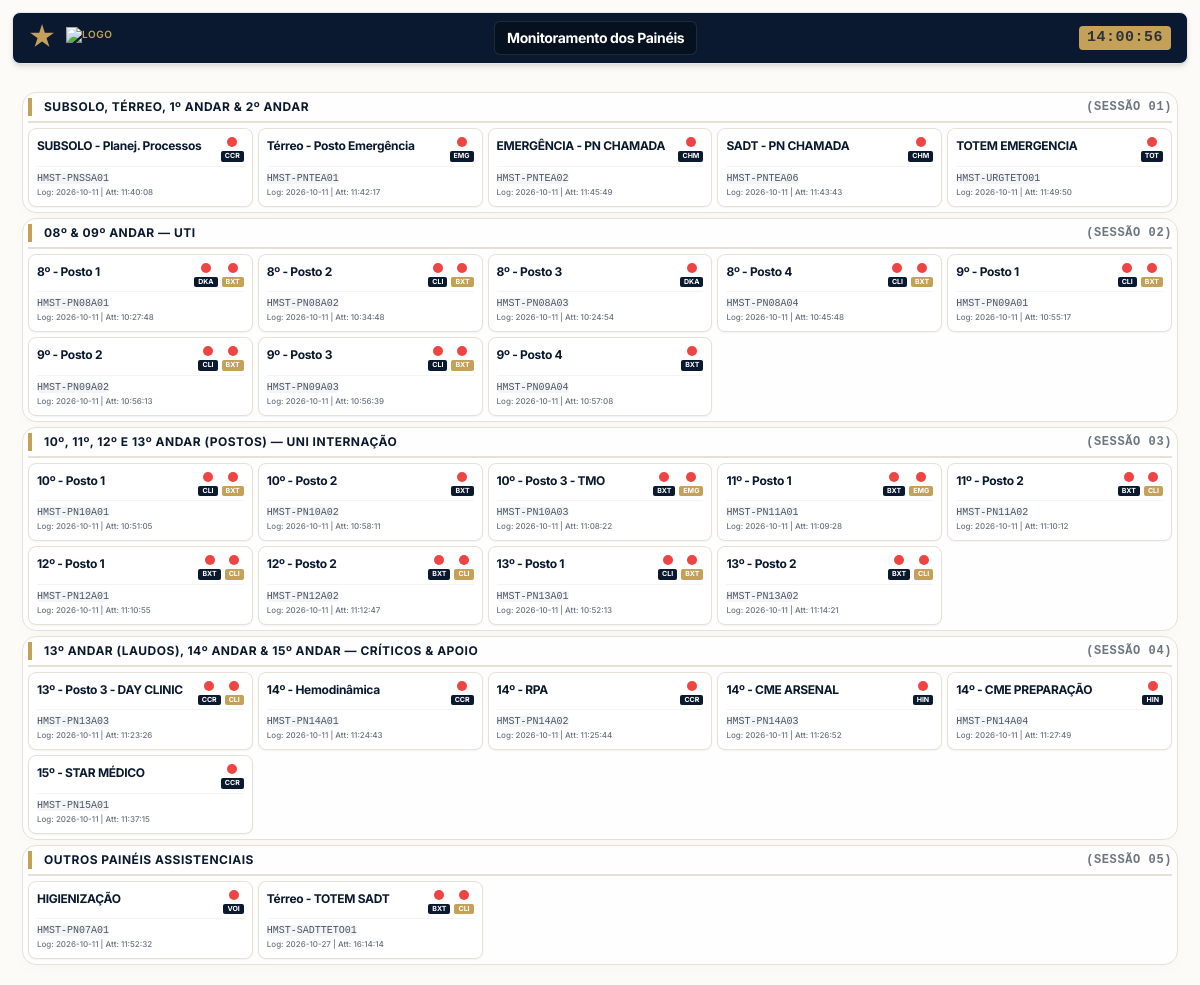
/dashboard/, run on the app's committed database.
### api/models.py (models this page shows, shortened)
class PainelStatus(models.Model):
    hostname = models.CharField(db_index=True, max_length=150)
    monitor_1 = models.ForeignKey(
        Paineis,
        on_delete=models.SET_NULL,
        blank=True,
        null=True,
        related_name='status_monitor_1'
    )
    st_monitor_1 = models.CharField(max_length=5, null=True, blank=True)
    monitor_2 = models.ForeignKey(
        Paineis,
        on_delete=models.SET_NULL,
        blank=True,
        null=True,
        related_name='status_monitor_2'
    )
    st_monitor_2 = models.CharField(max_length=5, null=True, blank=True)
    data_login = models.CharField(max_length=50, null=True, blank=True)
    pavimento = models.TextField(null=True, blank=True)
    paineis = models.TextField(max_length=10, null=True, blank=True)
    secao = models.TextField(null=True, blank=True)
    descricao = models.TextField(null=True, blank=True)
    ultima_atualizacao = models.DateTimeField(auto_now=True, db_column='updated_at')
    atualizado_em = models.DateTimeField(auto_now=True)
    class Meta:
        verbose_name = "Status do Painel"
        verbose_name_plural = "Status dos Painéis"

### api/views.py (the view)
# urls.py: path('dashboard/', dashboard_view, name='dashboard'),
def dashboard_view(request):
    paineis = obter_paineis_com_status_real()
    return render(request, 'dashboard.html', {'paineis': paineis})

### api/views.py (called while the page is built)
def obter_paineis_com_status_real():
    paineis_status = PainelStatus.objects.select_related('monitor_1', 'monitor_2').order_by('hostname', 'pavimento', 'secao')
    tempo_limite = timezone.now() - timedelta(minutes=3)
    for painel in paineis_status:
        ultimo_sinal = painel.atualizado_em
        if ultimo_sinal and ultimo_sinal < tempo_limite:
            painel.st_monitor_1_atual = "Erro"
            painel.st_monitor_2_atual = "Erro"
        else:
            painel.st_monitor_1_atual = painel.st_monitor_1
            if painel.monitor_2:
                painel.st_monitor_2_atual = painel.st_monitor_2 or "Erro"
            else:
                painel.st_monitor_2_atual = ""
    return paineis_status

### api/templates/dashboard.html (shortened to what this page needs)
{% load static %}
<!DOCTYPE html>
<html lang="pt-br">
<head>
  <script src="https://cdn.tailwindcss.com"></script>
  <link rel="stylesheet" href="{% static 'css/paineis_star.css' %}">
</head>
<body class="h-screen w-screen p-3 flex flex-col justify-between select-none">
    <header class="h-[7vh] flex justify-between items-center bg-[var(--star-navy)] px-4 py-2 rounded-lg shadow-md border border-[var(--star-gold)]/20 mb-2">
        <div class="flex items-center gap-3">
            <span class="text-[var(--star-gold)] text-2xl font-bold animate-pulse">★</span>
            <div class="flex flex-col">
                <span class="text-[var(--star-gold)] text-[10px] font-semibold uppercase tracking-wider mt-0.5">
                    <img src="https://wp.rededorsaoluiz.com.br/wp-content/uploads/sites/95/2025/01/10886-Logo-Memorial-Star-BRANCO.svg" style="height: 25px; width: auto;" alt="Logo">
                </span>
            </div>
        </div>
        <div class="flex items-center gap-2 bg-black/30 px-3 py-1.5 rounded-md border border-white/10">
            <h1 class="text-white font-bold text-sm tracking-tight">Monitoramento dos Painéis </h1>
        </div>
        <div class="flex items-center gap-4 text-xs">
            <div class="bg-[var(--star-gold)] text-[var(--star-navy)] font-bold px-2 py-1 rounded text-[10px] uppercase tracking-wider">
                <div id="current-time" class="font-mono text-[15px] opacity-80">00:00:00</div>
            </div>
        </div>
    </header>
        <div class="panel-grid" id="main-grid">
            {% include "partials/linhas_tabela.html" %}
        </div>
</body>
</html>

### api/templates/partials/linhas_tabela.html
<main class="dashboard-container">
  {% include "./first_section.html" %}
  {% include "./second_section.html" %}
  {% include "./third_section.html" %}
  {% include "./fourth_section.html" %}
  {% include "./fifth_section.html" %}
</main>

### api/templates/partials/first_section.html (shortened to what this page needs)
{% extends "partials/base_sections.html" %}
{% block titulo %}
    Subsolo, Térreo, 1º Andar & 2º Andar
{% endblock %}
{% block subtitulo %}
    (Sessão 01)
{% endblock %}
{% block cards %}
        {% with tem_painel_secao=False %}
        {% for painel in paineis %}
            {% if painel.secao == '01' %}
                {% with tem_painel_secao=True %}
                    {% include "partials/conteudo_base.html" %}
                {% endwith %}
            {% endif %}
        {% empty %}
            <div style="grid-column: span 2; text-align: center; padding: 16px; background: white; border-radius: 4px; border: 1px dashed #d1d5db; color: #9ca3af; font-size: 12px;">
                Nenhum painel cadastrado no sistema.
            </div>
        {% endfor %}
    {% endwith %}
{% endblock %}

### api/templates/partials/base_sections.html
{% load static %}
<section class="floor-container">
	<div class="floor-header">
        <h2 class="floor-title">{% block titulo %}{% endblock %}</h2>
        <span class="text-xs font-bold text-[#0a192f]/60 uppercase tracking-wider font-mono">{% block subtitulo %}{% endblock %}</span>
    </div>
	<div class="panels-grid">
        {% block cards %}
        {% endblock %}
	</div>
</section>

### api/templates/partials/conteudo_base.html
<div class="{% if painel.monitor_1.prefixo and painel.monitor_2.prefixo in painel.paineis %} panel-card shadow-sm {% else %} panel-card shadow-sm card-offline-pulse {% endif %}">
    <div class="flex justify-between items-start gap-1">
        <span class="font-bold text-[12px] text-[#0a192f] tracking-tight gap-1">{{ painel.descricao }}</span>
        <div>
            <div class="flex justify-between items-center gap-1">
            {% if painel.paineis|slice:":3" %}
                <div class="flex flex-col items-center gap-1">
                    <span class="status-dot {% if painel.monitor_1.prefixo in painel.paineis %} status-online {% else %} status-offline {% endif %}"></span>
                    <span class="bg-[var(--star-navy)] px-1 rounded-[2px] text-[7px] font-bold text-white">{{ painel.paineis|slice:":3" }}</span>
                </div>
            {% endif %}
            {% if painel.paineis|slice:"4:" %}
                <div class="flex flex-col items-center gap-1">
                    <span class="status-dot {% if painel.monitor_2.prefixo in painel.paineis %} status-online {% else %} status-offline {% endif %}"></span>
                    <span class="bg-[var(--star-gold)] px-1 rounded-[2px] text-[7px] font-bold text-white">{{ painel.paineis|slice:"4:" }}</span>
                </div>
            {% endif %}
            </div>
        </div>
    </div>
    <div class="mt-1 pt-1 border-t border-gray-100 text-[8px] text-gray-500 font-medium">
        <span class="text-[10px] bg-gray-100 px-0 py-0.2 rounded text-gray-600 font-mono"> {{ painel.hostname|escape }}</span>
        <div>Log: {{ painel.data_login|slice:":10"|default:"--" }} | Att: {{ painel.ultima_atualizacao|date:"H:i:s" }}</div>
    </div>
</div>

### api/templates/partials/second_section.html (shortened to what this page needs)
{% extends "partials/base_sections.html" %}
{% block titulo %}
    08º & 09º Andar — UTI
{% endblock %}
{% block subtitulo %}
    (Sessão 02)
{% endblock %}
{% block cards %}
    {% with tem_painel_secao=False %}
        {% for painel in paineis %}
            {% if painel.secao == '02' %}
                {% with tem_painel_secao=True %}
                    {% include "partials/conteudo_base.html" %}
                {% endwith %}
            {% endif %}
        {% empty %}
            <div style="grid-column: span 2; text-align: center; padding: 16px; background: white; border-radius: 4px; border: 1px dashed #d1d5db; color: #9ca3af; font-size: 12px;">
                Nenhum painel cadastrado no sistema.
            </div>
        {% endfor %}
    {% endwith %}
{% endblock %}

### api/templates/partials/third_section.html (shortened to what this page needs)
{% extends "partials/base_sections.html" %}
{% block titulo %}
    10º, 11º, 12º E 13º Andar (Postos) — UNI Internação
{% endblock %}
{% block subtitulo %}
    (Sessão 03)
{% endblock %}
{% block cards %}
    {% with tem_painel_secao=False %}
        {% for painel in paineis %}
            {% if painel.secao == '03' %}
                {% with tem_painel_secao=True %}
                    {% include "partials/conteudo_base.html" %}
                {% endwith %}
            {% endif %}
        {% empty %}
            <div style="grid-column: span 2; text-align: center; padding: 16px; background: white; border-radius: 4px; border: 1px dashed #d1d5db; color: #9ca3af; font-size: 12px;">
                Nenhum painel cadastrado no sistema.
            </div>
        {% endfor %}
    {% endwith %}
{% endblock %}

### api/templates/partials/fourth_section.html (shortened to what this page needs)
{% extends "partials/base_sections.html" %}
{% block titulo %}
    13º Andar (Laudos), 14º Andar   &   15º Andar — Críticos & Apoio
{% endblock %}
{% block subtitulo %}
    (Sessão 04)
{% endblock %}
{% block cards %}
    {% with tem_painel_secao=False %}
        {% for painel in paineis %}
            {% if painel.secao == '04' %}
                {% with tem_painel_secao=True %}
                    {% include "partials/conteudo_base.html" %}
                {% endwith %}
            {% endif %}
        {% empty %}
            <div style="grid-column: span 2; text-align: center; padding: 16px; background: white; border-radius: 4px; border: 1px dashed #d1d5db; color: #9ca3af; font-size: 12px;">
                Nenhum painel cadastrado no sistema.
            </div>
        {% endfor %}
    {% endwith %}
{% endblock %}

### api/templates/partials/fifth_section.html (shortened to what this page needs)
{% extends "partials/base_sections.html" %}
{% block titulo %}
    Outros Painéis Assistenciais
{% endblock %}
{% block subtitulo %}
    (Sessão 05)
{% endblock %}
{% block cards %}
    {% with tem_painel_secao=False %}
        {% for painel in paineis %}
            {% if painel.secao == '05' %}
                {% with tem_painel_secao=True %}
                    {% include "partials/conteudo_base.html" %}
                {% endwith %}
            {% endif %}
        {% empty %}
            <div style="grid-column: span 2; text-align: center; padding: 16px; background: white; border-radius: 4px; border: 1px dashed #d1d5db; color: #9ca3af; font-size: 12px;">
                Nenhum painel cadastrado no sistema.
            </div>
        {% endfor %}
    {% endwith %}
{% endblock %}

### static/css/paineis_star.css (style rules this page uses)
:root { --star-navy: #0a192f; --star-gold: #c5a059; --star-brown: #4b3832; --star-bg: #fdfbf7; --star-danger: #ef4444; --star-success: #10b981; }
body { font-family: 'Inter', sans-serif; background-color: var(--star-bg); color: var(--star-brown); margin: 0; padding-top: 70px; min-height: 100vh; box-sizing: border-box; }
.dashboard-container { padding: 20px 10px; display: flex; flex-direction: column; gap: 5px; }
.floor-container { background: rgba(255, 255, 255, 0.85); border: 1px solid #e7e0d5; border-radius: 14px; padding: 5px; box-shadow: 0 4px 15px rgba(0,0,0,0.02); }
.floor-header { display: flex; justify-content: space-between; align-items: center; border-bottom: 2px solid #e7e0d5; padding-bottom: 5px; margin-bottom: 5px; }
.floor-title { font-size: 0.75rem; font-weight: 700; color: var(--star-navy); border-left: 4px solid var(--star-gold); padding-left: 12px; text-transform: uppercase; letter-spacing: 0.5px; }
.panels-grid { display: grid; grid-template-columns: repeat(auto-fill, minmax(210px, 1fr)); gap: 5px; }
.panel-card { background: #ffffff; border: 1px solid #e7e0d5; border-radius: 8px; padding: 8px; display: flex; flex-direction: column; justify-content: space-between; min-height: 5px; transition: all 0.3s ease; }
.status-dot { width: 10px; height: 10px; border-radius: 50%; display: inline-block; position: relative; }
.status-offline { background-color: var(--star-danger); }
.status-offline::after { content: ''; position: absolute; top: 0; left: 0; width: 100%; height: 100%; border-radius: 50%; box-shadow: 0 0 0 0 rgba(239, 68, 68, 0.8); animation: dotPulse 1.6s infinite ease-in-out; }
.card-offline-pulse { animation: cardPulse 1.6s infinite ease-in-out; }

### data on the page
PainelStatus: descricao "SUBSOLO - Planej. Processos", paineis "CCR", hostname "HMST-PNSSA01", data_login "2026-10-11", ultima_atualizacao "11:40:08"
PainelStatus: descricao "Térreo - Posto Emergência", paineis "EMG", hostname "HMST-PNTEA01", data_login "2026-10-11", ultima_atualizacao "11:42:17"
PainelStatus: descricao "EMERGÊNCIA - PN CHAMADA", paineis "CHM", hostname "HMST-PNTEA02", data_login "2026-10-11", ultima_atualizacao "11:45:49"
PainelStatus: descricao "SADT - PN CHAMADA", paineis "CHM", hostname "HMST-PNTEA06", data_login "2026-10-11", ultima_atualizacao "11:43:43"
PainelStatus: descricao "TOTEM EMERGENCIA", paineis "TOT", hostname "HMST-URGTETO01", data_login "2026-10-11", ultima_atualizacao "11:49:50"
PainelStatus: descricao "8º - Posto 1", paineis "DKA", paineis "BXT", hostname "HMST-PN08A01", data_login "2026-10-11", ultima_atualizacao "10:27:48"
PainelStatus: descricao "8º - Posto 2", paineis "CLI", paineis "BXT", hostname "HMST-PN08A02", data_login "2026-10-11", ultima_atualizacao "10:34:48"
PainelStatus: descricao "8º - Posto 3", paineis "DKA", hostname "HMST-PN08A03", data_login "2026-10-11", ultima_atualizacao "10:24:54"
PainelStatus: descricao "8º - Posto 4", paineis "CLI", paineis "BXT", hostname "HMST-PN08A04", data_login "2026-10-11", ultima_atualizacao "10:45:48"
PainelStatus: descricao "9º - Posto 1", paineis "CLI", paineis "BXT", hostname "HMST-PN09A01", data_login "2026-10-11", ultima_atualizacao "10:55:17"
PainelStatus: descricao "9º - Posto 2", paineis "CLI", paineis "BXT", hostname "HMST-PN09A02", data_login "2026-10-11", ultima_atualizacao "10:56:13"
PainelStatus: descricao "9º - Posto 3", paineis "CLI", paineis "BXT", hostname "HMST-PN09A03", data_login "2026-10-11", ultima_atualizacao "10:56:39"
PainelStatus: descricao "9º - Posto 4", paineis "BXT", hostname "HMST-PN09A04", data_login "2026-10-11", ultima_atualizacao "10:57:08"
PainelStatus: descricao "10º - Posto 1", paineis "CLI", paineis "BXT", hostname "HMST-PN10A01", data_login "2026-10-11", ultima_atualizacao "10:51:05"
PainelStatus: descricao "10º - Posto 2", paineis "BXT", hostname "HMST-PN10A02", data_login "2026-10-11", ultima_atualizacao "10:58:11"
PainelStatus: descricao "10º - Posto 3 - TMO", paineis "BXT", paineis "EMG", hostname "HMST-PN10A03", data_login "2026-10-11", ultima_atualizacao "11:08:22"
PainelStatus: descricao "11º - Posto 1", paineis "BXT", paineis "EMG", hostname "HMST-PN11A01", data_login "2026-10-11", ultima_atualizacao "11:09:28"
PainelStatus: descricao "11º - Posto 2", paineis "BXT", paineis "CLI", hostname "HMST-PN11A02", data_login "2026-10-11", ultima_atualizacao "11:10:12"
PainelStatus: descricao "12º - Posto 1", paineis "BXT", paineis "CLI", hostname "HMST-PN12A01", data_login "2026-10-11", ultima_atualizacao "11:10:55"
PainelStatus: descricao "12º - Posto 2", paineis "BXT", paineis "CLI", hostname "HMST-PN12A02", data_login "2026-10-11", ultima_atualizacao "11:12:47"
PainelStatus: descricao "13º - Posto 1", paineis "CLI", paineis "BXT", hostname "HMST-PN13A01", data_login "2026-10-11", ultima_atualizacao "10:52:13"
PainelStatus: descricao "13º - Posto 2", paineis "BXT", paineis "CLI", hostname "HMST-PN13A02", data_login "2026-10-11", ultima_atualizacao "11:14:21"
PainelStatus: descricao "13º - Posto 3 - DAY CLINIC", paineis "CCR", paineis "CLI", hostname "HMST-PN13A03", data_login "2026-10-11", ultima_atualizacao "11:23:26"
PainelStatus: descricao "14º - Hemodinâmica", paineis "CCR", hostname "HMST-PN14A01", data_login "2026-10-11", ultima_atualizacao "11:24:43"
PainelStatus: descricao "14º - RPA", paineis "CCR", hostname "HMST-PN14A02", data_login "2026-10-11", ultima_atualizacao "11:25:44"
PainelStatus: descricao "14º - CME ARSENAL", paineis "HIN", hostname "HMST-PN14A03", data_login "2026-10-11", ultima_atualizacao "11:26:52"
PainelStatus: descricao "14º - CME PREPARAÇÃO", paineis "HIN", hostname "HMST-PN14A04", data_login "2026-10-11", ultima_atualizacao "11:27:49"
PainelStatus: descricao "15º - STAR MÉDICO", paineis "CCR", hostname "HMST-PN15A01", data_login "2026-10-11", ultima_atualizacao "11:37:15"
PainelStatus: descricao "HIGIENIZAÇÃO", paineis "VOI", hostname "HMST-PN07A01", data_login "2026-10-11", ultima_atualizacao "11:52:32"
PainelStatus: descricao "Térreo - TOTEM SADT", paineis "BXT", paineis "CLI", hostname "HMST-SADTTETO01", data_login "2026-10-27", ultima_atualizacao "16:14:14"
